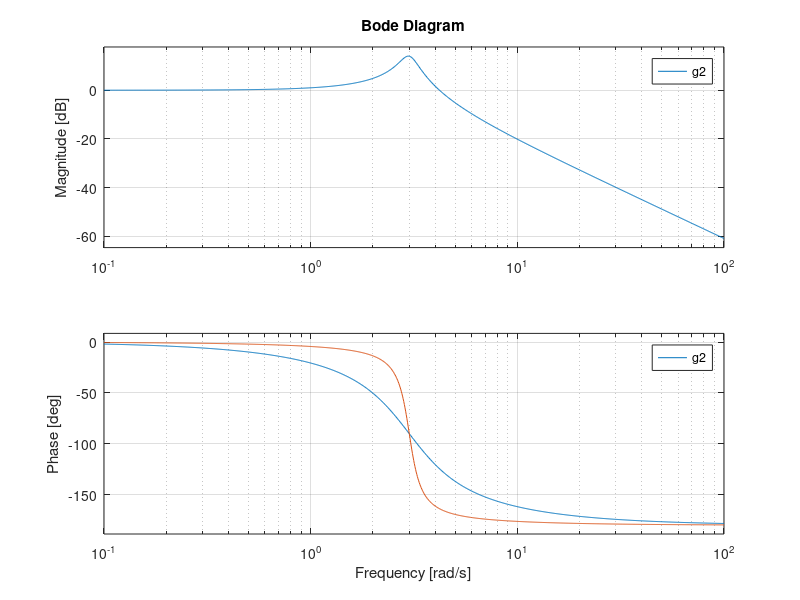

Source code (MATLAB):
clear all; close all; clc;
s = tf('s');
g = 75/(s+5);
subplot(1,2,1);
nyquist(g);
subplot(1,2,2);
bode(g);

%%
%%%%% Diagrama de Bode y de Nyquist de un sistema de segundo orden

%%%% Parametros del sistema de segundo orden
k=1;
wn=3;
zi1=0.5; zi2=0.1;
s=tf('s');
%%%%% El zita mas chico presenta un pico de resonancia

g1=k*wn^2/(s^2+2*zi1*wn*s+wn^2);
g2=k*wn^2/(s^2+2*zi2*wn*s+wn^2);
subplot(1,2,1);
nyquist(g1); grid on; hold on;
nyquist(g2);
subplot(1,2,2);
bode(g1); grid on; hold on;
bode(g2);




